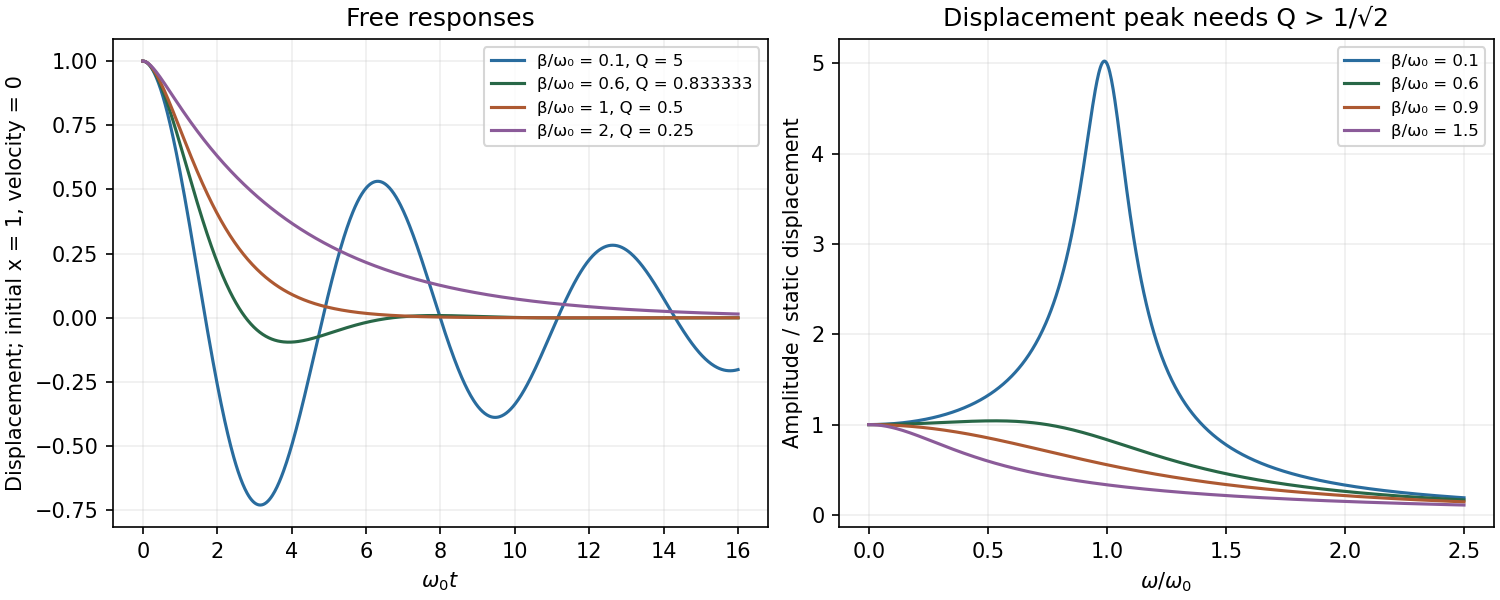

Write the Python code that produced this figure.
"""Original calculated illustration; Python3.14,NumPy,Matplotlib; PNG output to cwd."""
import numpy as np
import matplotlib
matplotlib.use('Agg')
import matplotlib.pyplot as plt
fig,axs=plt.subplots(1,2,figsize=(10,4),facecolor='white',layout='constrained');t=np.linspace(0,16,800)
for beta,col in [(.1,'#296c9e'),(.6,'#286747'),(1,'#ad5932'),(2,'#8b5b99')]:
 if beta<1:w=np.sqrt(1-beta*beta);y=np.exp(-beta*t)*(np.cos(w*t)+beta/w*np.sin(w*t))
 elif beta==1:y=(1+t)*np.exp(-t)
 else:s=np.sqrt(beta*beta-1);y=np.exp(-beta*t)*(np.cosh(s*t)+beta/s*np.sinh(s*t))
 axs[0].plot(t,y,label=f'β/ω₀ = {beta:g}, Q = {1/(2*beta):g}',color=col)
axs[0].set(xlabel=r'$\omega_0t$',ylabel='Displacement; initial x = 1, velocity = 0',title='Free responses');axs[0].legend(fontsize=8)
w=np.linspace(0,2.5,700)
for beta,col in [(.1,'#296c9e'),(.6,'#286747'),(.9,'#ad5932'),(1.5,'#8b5b99')]:
 amp=1/np.sqrt((1-w*w)**2+4*beta*beta*w*w);axs[1].plot(w,amp,label=f'β/ω₀ = {beta:g}',color=col)
axs[1].set(xlabel=r'$\omega/\omega_0$',ylabel='Amplitude / static displacement',title='Displacement peak needs Q > 1/√2');axs[1].legend(fontsize=8)
for ax in axs:ax.grid(alpha=.2)
fig.savefig('paper-2-damping-regimes.png',dpi=150,facecolor='white');plt.close(fig)
